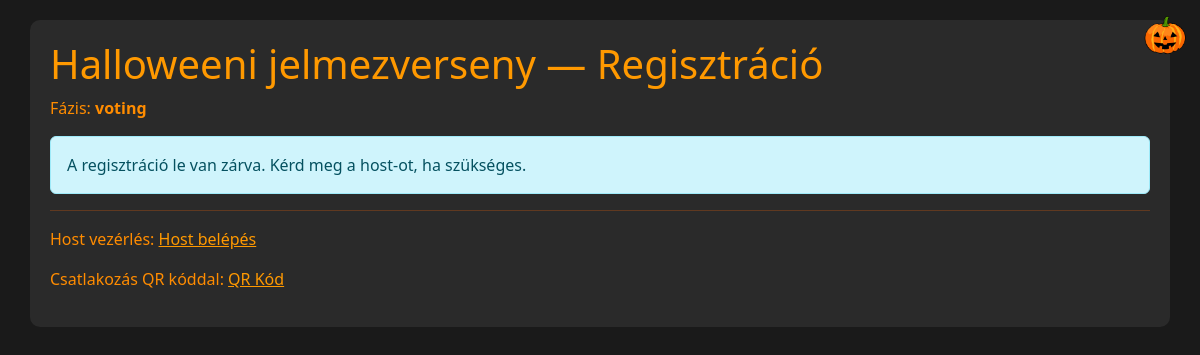
/halloween_app_qr_preserve/index.php, run on an earlier commit of the app's database.
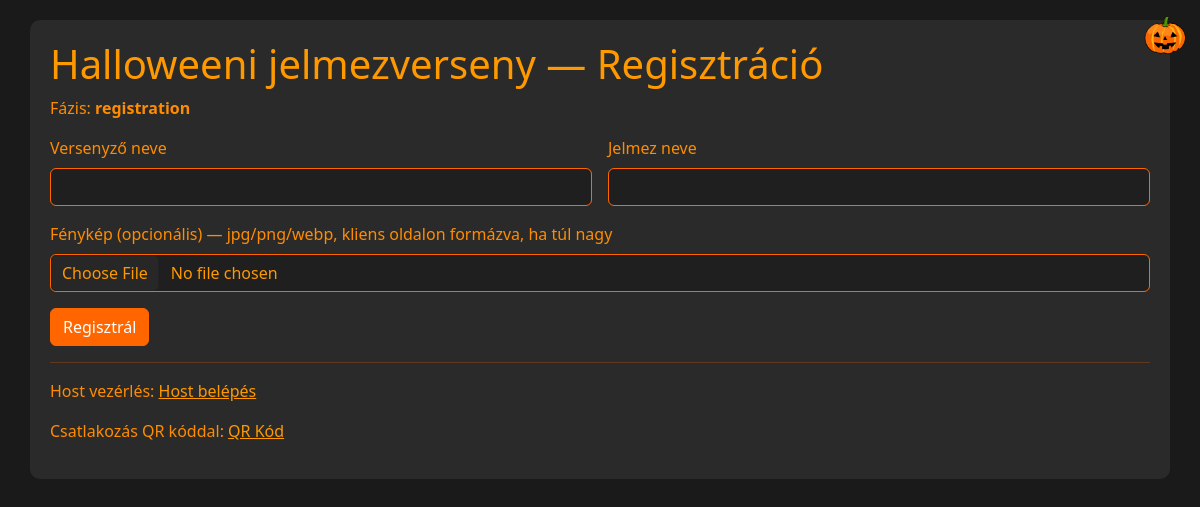
And on a later commit of the database.
### tables this page shows
CREATE TABLE meta (
    k TEXT PRIMARY KEY,
    v TEXT
);

### halloween_app_qr_preserve/inc/db.php (called while the page is built, shortened)
<?php
function get_phase($pdo) {
    $st = $pdo->query("SELECT v FROM meta WHERE k='phase'");
    $r = $st->fetchColumn();
    return $r ?: 'registration';
}
?>

### halloween_app_qr_preserve/inc/functions.php (called while the page is built, shortened)
<?php
require_once __DIR__ . '/db.php';
function h($s){ return htmlspecialchars($s, ENT_QUOTES); }
?>

### halloween_app_qr_preserve/index.php (the view, shortened to what this page needs)
<?php
require 'inc/db.php';
require 'inc/functions.php';
$phase = get_phase($pdo);
?>
<!doctype html>
<html>
<head>
<link rel="stylesheet" href="https://cdn.jsdelivr.net/npm/bootstrap@5.3.0/dist/css/bootstrap.min.css">
<link rel="stylesheet" href="assets/css/custom.css">
</head>
<body>
<div class="container">
  <h1>Halloweeni jelmezverseny — Regisztráció</h1>
  <p>Fázis: <strong><?php echo h($phase); ?></strong></p>
  <?php if ($phase === 'registration'): ?>
  <form method="post" enctype="multipart/form-data" class="row g-3">
    <div class="col-md-6">
      <label class="form-label">Versenyző neve</label>
      <input name="name" class="form-control" required maxlength="45">
    </div>
    <div class="col-md-6">
      <label class="form-label">Jelmez neve</label>
      <input name="costume" class="form-control" required maxlength="45">
    </div>
    <div class="col-12">
      <label class="form-label">Fénykép (opcionális) — jpg/png/webp, kliens oldalon formázva, ha túl nagy</label>
      <input type="file" name="photo" accept="image/*" class="form-control">
    </div>
    <div class="col-12">
      <button class="btn btn-primary">Regisztrál</button>
    </div>
  </form>
  <?php else: ?>
    <div class="alert alert-info">A regisztráció le van zárva. Kérd meg a host-ot, ha szükséges.</div>
  <?php endif; ?>
  <hr>
  <p>Host vezérlés: <a href="login.php">Host belépés</a></p>
  <p>Csatlakozás QR kóddal: <a href="qrcode.php">QR Kód</a></p>
  <img src="assets/images/pumpkin.png" class="pumpkin" alt="pumpkin">
</div>
</body>
</html>

What changed in the data, as far as the page shows it:
changed meta: v "voting" → "registration"
Also different on the page:
text no longer shown: "A regisztráció le van zárva. Kérd meg a host-ot, ha szükséges."
text now shown: "Versenyző neve Jelmez neve Fénykép (opcionális) — jpg/png/webp, kliens oldalon formázva, ha túl nagy Regisztrál"
